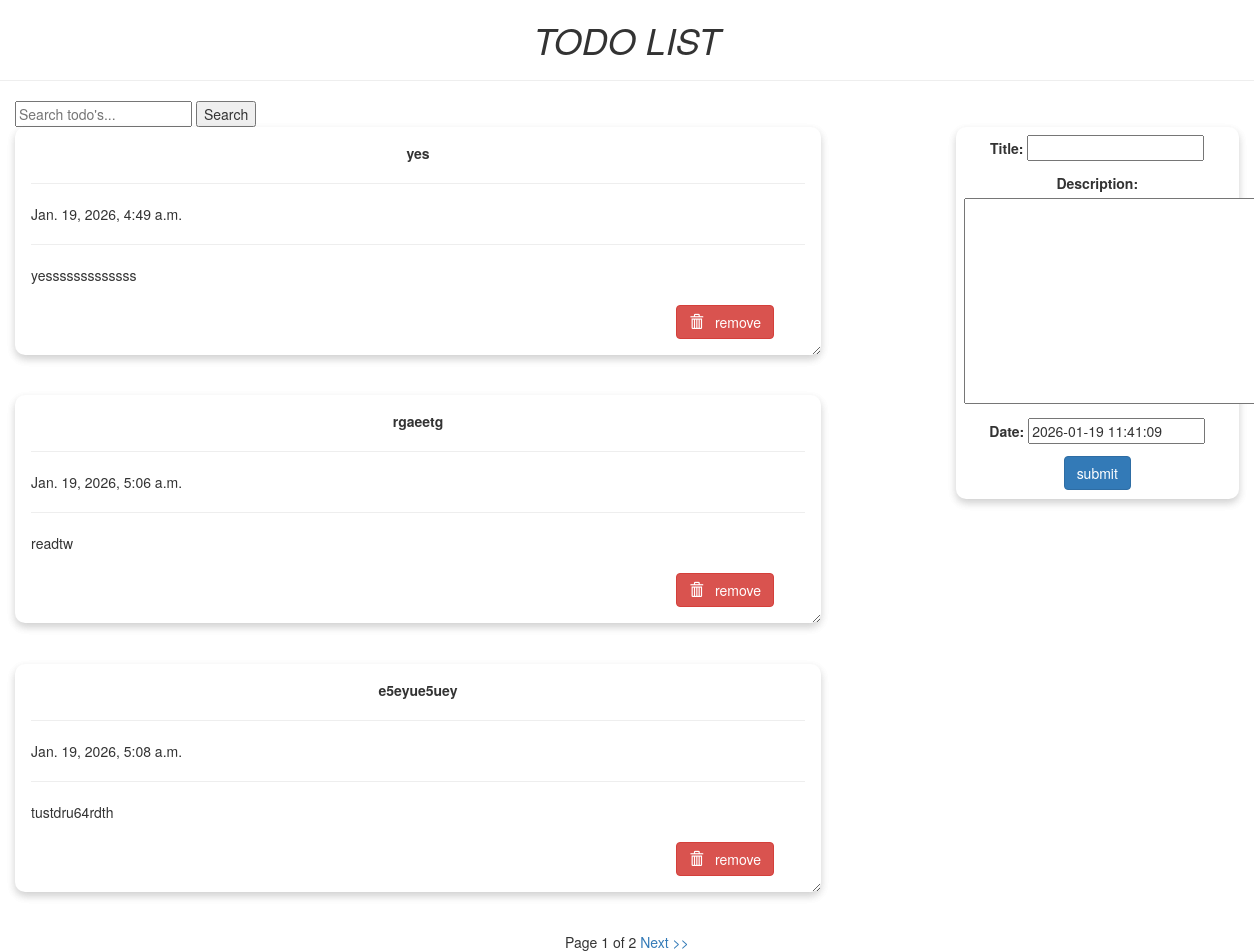
Page /todo_list/ on the earlier database version.
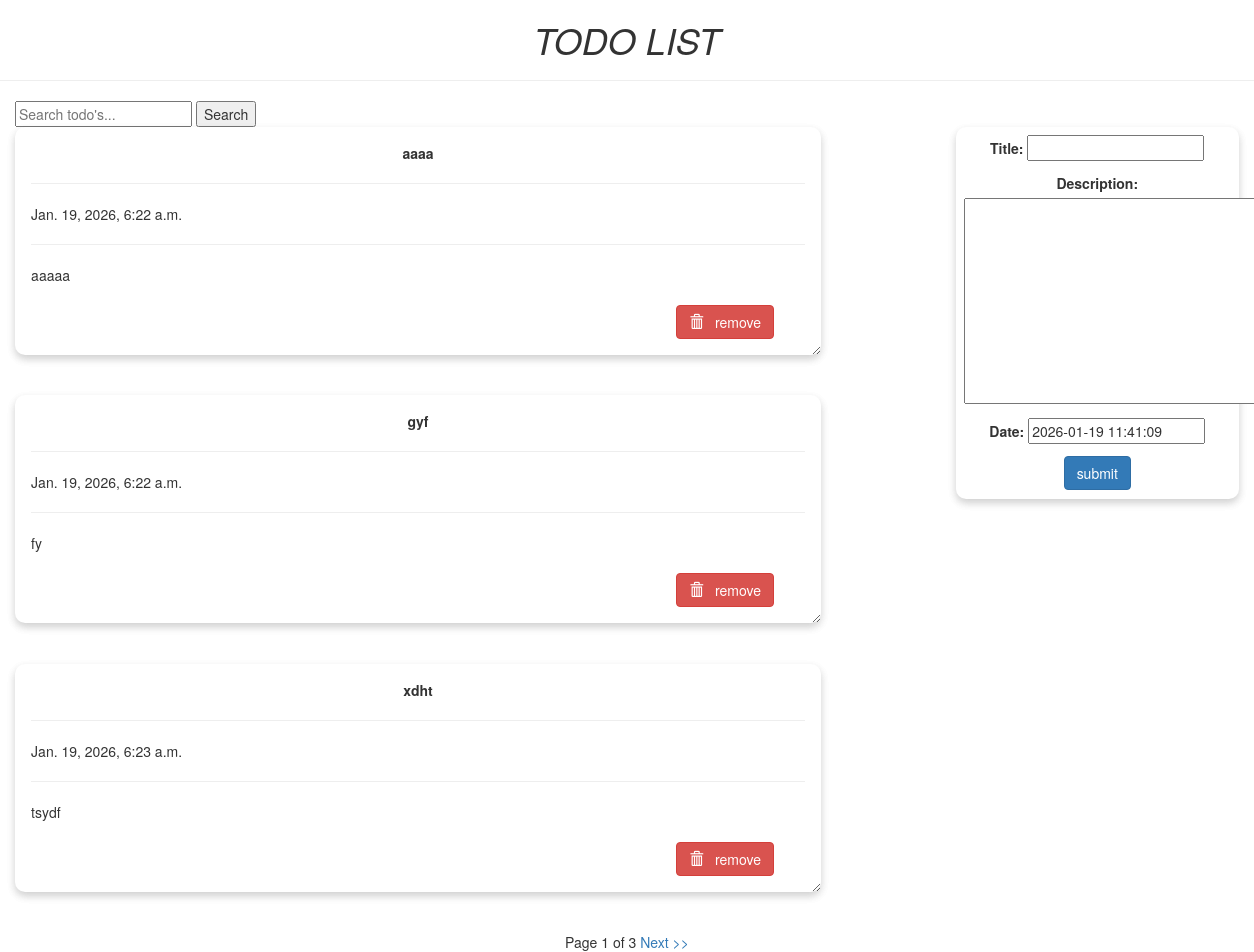
Same page on the later database version.
### todoapp/models.py (models this page shows, shortened)
class Todo(models.Model):
    title = models.CharField(max_length=100)
    description = models.TextField()
    date = models.DateTimeField(default=timezone.now)
    updated_at = models.DateTimeField(auto_now=True)

### todoapp/views.py (the view)
# urls.py: path('todo_list/', views.todo_page, name='todo_list'),
def todo_page(request):
    item_list = Todo.objects.order_by('-date')
    query = request.GET.get('q')
    if query:
        item_list = Todo.objects.filter(
            Q(title__icontains=query) | Q(description__icontains=query)
        )
    else:
        item_list = Todo.objects.all()
    p = Paginator(item_list, 3)
    page_number = request.GET.get('page')
    page_obj = p.get_page(page_number)
    if request.method == 'POST':
        form = TodoForm(request.POST)
        if form.is_valid():
            form.save()
            return redirect('todo_list')
    form = TodoForm()
    page = {
        "forms" : form,
        "title" : "Todo List",
        "page_obj": page_obj,
        "query": query
    }
    return render(request, 'todoapp/todo_list.html', page)

### todoapp/forms.py
class TodoForm(forms.ModelForm):
    class Meta:
        model = Todo
        fields = ['title', 'description', 'date']

### todoapp/templates/todoapp/todo_list.html (shortened to what this page needs)
<!doctype html>
<html lang="en" dir="ltr">
  <head>
    <link
      rel="stylesheet"
      href="https://maxcdn.bootstrapcdn.com/bootstrap/3.3.7/css/bootstrap.min.css"
    />
  </head>
  <body class="container-fluid">
    <center class="row">
      <h1><i>TODO LIST</i></h1>
      <hr />
    </center>
    <form method="get" action="">
      <input type="text" name="q" placeholder="Search todo's..." />
      <button type="submit">Search</button>
    </form>
    <div class="row">
      <div class="col-md-8">
        {% for i in page_obj %}
        <div class="card">
          <center><b>{{i.title}}</b></center>
          <hr />
          {{i.date}}
          <hr />
          {{i.description}}
          <br />
          <br />
          <form
            action="{% url 'del' i.id %}"
            method="POST"
            style="padding-right: 4%; padding-bottom: 3%"
          >
            <button
              value="remove"
              type="submit"
              class="btn btn-danger"
              style="float: right"
            >
              <span class="glyphicon glyphicon-trash"></span> &nbsp; remove
            </button>
          </form>
        </div>
        {% endfor%}
      </div>
      <div class="col-md-1"></div>
      <div class="col-md-3">
        <div class="submit_form">
          <form method="POST">
            {% csrf_token %} {{forms.as_p}}
            <center>
              <input type="submit" class="btn btn-primary" value="submit" />
            </center>
          </form>
        </div>
      </div>
    </div>
    <center>
      <span>Page {{page_obj.number}} of {{page_obj.paginator.num_pages}}</span>
      {%if page_obj.has_next %}
      <a href="?page={{page_obj.next_page_number}}">Next >></a> {% endif %}
    </center>
  </body>
</html>

### todoapp/templates/todoapp/todo_list.html (style rules this page uses)
.card { box-shadow: 0 4px 8px 0 rgba(0, 0, 0, 0.1), 0 4px 8px 0 rgba(0, 0, 0, 0.1); background: white; margin-bottom: 5%; border-radius: 10px; padding: 2%; overflow: auto; resize: both; text-overflow: ellipsis; }
.submit_form { text-align: center; padding: 3%; background: white; border-radius: 10px; box-shadow: 0 4px 8px 0 rgba(0, 0, 0, 0.1), 0 4px 8px 0 rgba(0, 0, 0, 0.1); }

Differences in the rows shown:
removed Todo: title "yes", date "Jan. 19, 2026, 4:49 a.m.", description "yesssssssssssss"
removed Todo: title "rgaeetg", date "Jan. 19, 2026, 5:06 a.m.", description "readtw"
removed Todo: title "e5eyue5uey", date "Jan. 19, 2026, 5:08 a.m.", description "tustdru64rdth"
added Todo: title "aaaa", date "Jan. 19, 2026, 6:22 a.m.", description "aaaaa"
added Todo: title "gyf", date "Jan. 19, 2026, 6:22 a.m.", description "fy"
added Todo: title "xdht", date "Jan. 19, 2026, 6:23 a.m.", description "tsydf"
Other differences:
{{ page_obj.paginator.num_pages }}: "2" → "3"
